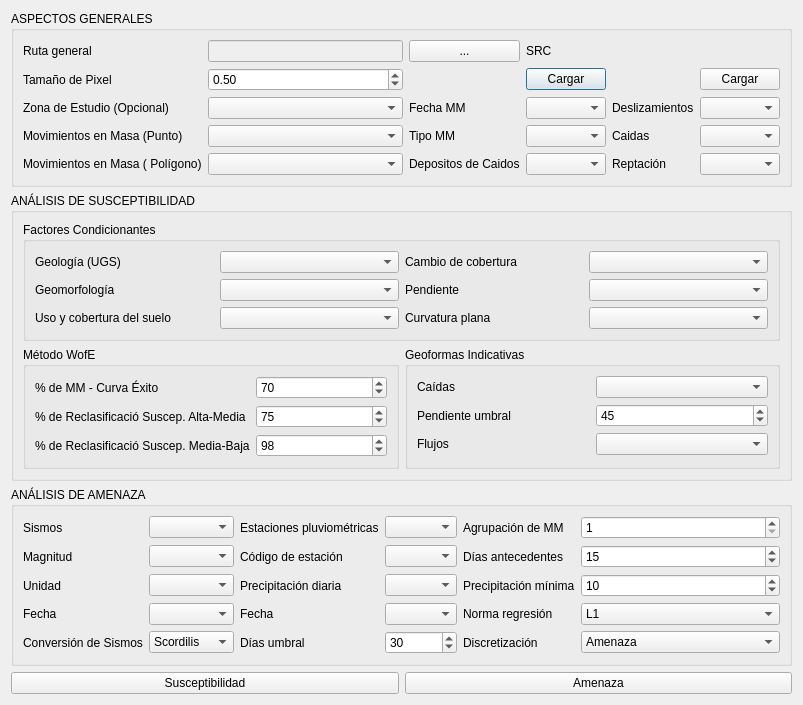
<?xml version="1.0" encoding="UTF-8"?>
<ui version="4.0">
 <class>LandslidesAssessmentSGC</class>
 <widget class="QDialog" name="LandslidesAssessmentSGC">
  <property name="geometry">
   <rect>
    <x>0</x>
    <y>0</y>
    <width>708</width>
    <height>631</height>
   </rect>
  </property>
  <property name="windowTitle">
   <string>Landslides Assessment SGC</string>
  </property>
  <layout class="QGridLayout" name="gridLayout">
   <item row="1" column="0" colspan="2">
    <widget class="QGroupBox" name="groupBox">
     <property name="title">
      <string>ANÁLISIS DE SUSCEPTIBILIDAD</string>
     </property>
     <layout class="QGridLayout" name="gridLayout_2">
      <item row="3" column="1" rowspan="2">
       <widget class="QGroupBox" name="groupBox_6">
        <property name="title">
         <string>Método WofE</string>
        </property>
        <layout class="QGridLayout" name="gridLayout_6">
         <item row="2" column="0">
          <widget class="QLabel" name="label_20">
           <property name="text">
            <string>% de Reclasificació Suscep. Media-Baja</string>
           </property>
          </widget>
         </item>
         <item row="0" column="0">
          <widget class="QLabel" name="label_16">
           <property name="text">
            <string>% de MM - Curva Éxito</string>
           </property>
          </widget>
         </item>
         <item row="1" column="0">
          <widget class="QLabel" name="label_19">
           <property name="text">
            <string>% de Reclasificació Suscep. Alta-Media</string>
           </property>
          </widget>
         </item>
         <item row="1" column="1">
          <widget class="QSpinBox" name="suscep_alta">
           <property name="toolTip">
            <string>&lt;html&gt;&lt;head/&gt;&lt;body&gt;&lt;p&gt;Pocentaje para la clasificación de la curva de éxito (Susceptibilidad alta / Susceptibilidad media)&lt;/p&gt;&lt;/body&gt;&lt;/html&gt;</string>
           </property>
           <property name="maximum">
            <number>100</number>
           </property>
           <property name="value">
            <number>75</number>
           </property>
          </widget>
         </item>
         <item row="2" column="1">
          <widget class="QSpinBox" name="suscep_media">
           <property name="toolTip">
            <string>&lt;html&gt;&lt;head/&gt;&lt;body&gt;&lt;p&gt;Pocentaje para la clasificación de la curva de éxito (Susceptibilidad medio / Susceptibilidad baja)&lt;/p&gt;&lt;/body&gt;&lt;/html&gt;</string>
           </property>
           <property name="maximum">
            <number>100</number>
           </property>
           <property name="value">
            <number>98</number>
           </property>
          </widget>
         </item>
         <item row="0" column="1">
          <widget class="QSpinBox" name="MM_Exito">
           <property name="toolTip">
            <string>&lt;html&gt;&lt;head/&gt;&lt;body&gt;&lt;p&gt;Se indica el porcentaje de deslizamientos para el análisis de la curva de éxito. Si solo se quiere hacer curva de éxito y no de validación, el valor que se debe ingresar es de 100.&lt;/p&gt;&lt;/body&gt;&lt;/html&gt;</string>
           </property>
           <property name="maximum">
            <number>100</number>
           </property>
           <property name="value">
            <number>70</number>
           </property>
          </widget>
         </item>
        </layout>
       </widget>
      </item>
      <item row="0" column="1" colspan="2">
       <widget class="QGroupBox" name="groupBox_5">
        <property name="title">
         <string>Factores Condicionantes</string>
        </property>
        <layout class="QGridLayout" name="gridLayout_5">
         <item row="2" column="0">
          <widget class="QLabel" name="label_3">
           <property name="text">
            <string>Uso y cobertura del suelo</string>
           </property>
          </widget>
         </item>
         <item row="0" column="0">
          <widget class="QLabel" name="label">
           <property name="text">
            <string>Geología (UGS)</string>
           </property>
          </widget>
         </item>
         <item row="1" column="0">
          <widget class="QLabel" name="label_2">
           <property name="text">
            <string>Geomorfología</string>
           </property>
          </widget>
         </item>
         <item row="1" column="1">
          <widget class="QComboBox" name="Geomorfologia">
           <property name="toolTip">
            <string>&lt;html&gt;&lt;head/&gt;&lt;body&gt;&lt;p&gt;Factor condicionante de geomorfología.&lt;/p&gt;&lt;p&gt;(Archivo vectorial)&lt;/p&gt;&lt;/body&gt;&lt;/html&gt;</string>
           </property>
          </widget>
         </item>
         <item row="0" column="1">
          <widget class="QComboBox" name="Geologia">
           <property name="toolTip">
            <string>&lt;html&gt;&lt;head/&gt;&lt;body&gt;&lt;p&gt;Factor condicionante de geología&lt;/p&gt;&lt;p&gt;(Archivo vectorial)&lt;/p&gt;&lt;/body&gt;&lt;/html&gt;</string>
           </property>
          </widget>
         </item>
         <item row="0" column="2">
          <widget class="QLabel" name="label_4">
           <property name="text">
            <string>Cambio de cobertura</string>
           </property>
          </widget>
         </item>
         <item row="2" column="2">
          <widget class="QLabel" name="label_7">
           <property name="text">
            <string>Curvatura plana</string>
           </property>
          </widget>
         </item>
         <item row="2" column="1">
          <widget class="QComboBox" name="Uso_cobertura">
           <property name="toolTip">
            <string>&lt;html&gt;&lt;head/&gt;&lt;body&gt;&lt;p&gt;Factor condicionante de uso y cobertura del suelo.&lt;/p&gt;&lt;p&gt;(Archivo vectorial)&lt;/p&gt;&lt;/body&gt;&lt;/html&gt;</string>
           </property>
          </widget>
         </item>
         <item row="2" column="3">
          <widget class="QComboBox" name="Curvatura">
           <property name="toolTip">
            <string>&lt;html&gt;&lt;head/&gt;&lt;body&gt;&lt;p&gt;Factor condicionante de la curvatura&lt;/p&gt;&lt;p&gt;(Raster)&lt;/p&gt;&lt;/body&gt;&lt;/html&gt;</string>
           </property>
          </widget>
         </item>
         <item row="1" column="2">
          <widget class="QLabel" name="label_6">
           <property name="text">
            <string>Pendiente</string>
           </property>
          </widget>
         </item>
         <item row="0" column="3">
          <widget class="QComboBox" name="Cambio_cobertura">
           <property name="toolTip">
            <string>&lt;html&gt;&lt;head/&gt;&lt;body&gt;&lt;p&gt;Factor condicionante de cambio de cobertura (opcional)&lt;/p&gt;&lt;p&gt;(Archivo vectorial)&lt;/p&gt;&lt;/body&gt;&lt;/html&gt;</string>
           </property>
          </widget>
         </item>
         <item row="1" column="3">
          <widget class="QComboBox" name="Pendiente">
           <property name="toolTip">
            <string>&lt;html&gt;&lt;head/&gt;&lt;body&gt;&lt;p&gt;Factor condicionante de la pendiente&lt;/p&gt;&lt;p&gt;(Raster)&lt;/p&gt;&lt;/body&gt;&lt;/html&gt;</string>
           </property>
          </widget>
         </item>
        </layout>
       </widget>
      </item>
      <item row="3" column="2" rowspan="2">
       <widget class="QGroupBox" name="groupBox_4">
        <property name="title">
         <string>Geoformas Indicativas</string>
        </property>
        <layout class="QGridLayout" name="gridLayout_4">
         <item row="2" column="0">
          <widget class="QLabel" name="label_18">
           <property name="text">
            <string>Flujos</string>
           </property>
          </widget>
         </item>
         <item row="0" column="1">
          <widget class="QComboBox" name="GeoformasIndicativas_Caida">
           <property name="toolTip">
            <string>&lt;html&gt;&lt;head/&gt;&lt;body&gt;&lt;p&gt;Archivo *.csv de las geomorfas indicativas de procesos tipo caída&lt;/p&gt;&lt;p&gt;(Descargado del repositorio en GitHub)&lt;/p&gt;&lt;/body&gt;&lt;/html&gt;</string>
           </property>
          </widget>
         </item>
         <item row="0" column="0">
          <widget class="QLabel" name="label_17">
           <property name="text">
            <string>Caídas</string>
           </property>
          </widget>
         </item>
         <item row="2" column="1">
          <widget class="QComboBox" name="GeoformasIndicativas_Flujos">
           <property name="toolTip">
            <string>&lt;html&gt;&lt;head/&gt;&lt;body&gt;&lt;p&gt;Archivo *.csv de las geomorfas indicativas de procesos tipoflujos&lt;/p&gt;&lt;p&gt;(Descargado del repositorio en GitHub)&lt;/p&gt;&lt;/body&gt;&lt;/html&gt;</string>
           </property>
          </widget>
         </item>
         <item row="1" column="0">
          <widget class="QLabel" name="label_39">
           <property name="text">
            <string>Pendiente umbral</string>
           </property>
          </widget>
         </item>
         <item row="1" column="1">
          <widget class="QSpinBox" name="slope">
           <property name="minimum">
            <number>1</number>
           </property>
           <property name="maximum">
            <number>90</number>
           </property>
           <property name="value">
            <number>45</number>
           </property>
          </widget>
         </item>
        </layout>
       </widget>
      </item>
     </layout>
    </widget>
   </item>
   <item row="2" column="0" colspan="2">
    <widget class="QGroupBox" name="groupBox_2">
     <property name="title">
      <string>ANÁLISIS DE AMENAZA</string>
     </property>
     <layout class="QGridLayout" name="gridLayout_7">
      <item row="3" column="5">
       <widget class="QComboBox" name="Fecha_Precip">
        <property name="toolTip">
         <string>&lt;html&gt;&lt;head/&gt;&lt;body&gt;&lt;p&gt;Columa en la cuál se encuentra la fecha correspondiente a la precipitación diaria.&lt;/p&gt;&lt;/body&gt;&lt;/html&gt;</string>
        </property>
       </widget>
      </item>
      <item row="0" column="3">
       <widget class="QComboBox" name="Sismos">
        <property name="toolTip">
         <string>&lt;html&gt;&lt;head/&gt;&lt;body&gt;&lt;p&gt;Archivo de puntos con la ubicación de los sismos&lt;/p&gt;&lt;/body&gt;&lt;/html&gt;</string>
        </property>
       </widget>
      </item>
      <item row="3" column="4">
       <widget class="QLabel" name="label_29">
        <property name="text">
         <string>Fecha</string>
        </property>
       </widget>
      </item>
      <item row="1" column="5">
       <widget class="QComboBox" name="Codigo_Estacion">
        <property name="toolTip">
         <string>&lt;html&gt;&lt;head/&gt;&lt;body&gt;&lt;p&gt;Campo con el código representativo de las estaciones&lt;/p&gt;&lt;/body&gt;&lt;/html&gt;</string>
        </property>
       </widget>
      </item>
      <item row="2" column="7">
       <widget class="QSpinBox" name="umbral_lluvia">
        <property name="toolTip">
         <string>&lt;html&gt;&lt;head/&gt;&lt;body&gt;&lt;p&gt;Precipitación mínima con la que se considera se puede detonar un movimiento en masa con el fin de corregir las fechas de los movimientos en masa detonados por lluvia con base en la precipitación minima.&lt;/p&gt;&lt;p&gt;Si se tiene plena seguridad de las fechas de ocurrencia de los movimientos en masa, la lluvia mínima puede corresponder a 0.&lt;/p&gt;&lt;/body&gt;&lt;/html&gt;</string>
        </property>
        <property name="value">
         <number>10</number>
        </property>
       </widget>
      </item>
      <item row="3" column="3">
       <widget class="QComboBox" name="Fecha_Sismo">
        <property name="toolTip">
         <string>&lt;html&gt;&lt;head/&gt;&lt;body&gt;&lt;p&gt;Campo con la fecha del sismo.&lt;/p&gt;&lt;/body&gt;&lt;/html&gt;</string>
        </property>
       </widget>
      </item>
      <item row="1" column="4">
       <widget class="QLabel" name="label_26">
        <property name="text">
         <string>Código de estación</string>
        </property>
       </widget>
      </item>
      <item row="5" column="6">
       <widget class="QLabel" name="label_37">
        <property name="text">
         <string>Discretización</string>
        </property>
       </widget>
      </item>
      <item row="2" column="3">
       <widget class="QComboBox" name="Unidad_Sismo">
        <property name="toolTip">
         <string>&lt;html&gt;&lt;head/&gt;&lt;body&gt;&lt;p&gt;Campo con la unidad de la magnitud del sismo.&lt;/p&gt;&lt;/body&gt;&lt;/html&gt;</string>
        </property>
       </widget>
      </item>
      <item row="2" column="4">
       <widget class="QLabel" name="label_25">
        <property name="text">
         <string>Precipitación diaria</string>
        </property>
       </widget>
      </item>
      <item row="3" column="2">
       <widget class="QLabel" name="label_30">
        <property name="text">
         <string>Fecha</string>
        </property>
       </widget>
      </item>
      <item row="0" column="5">
       <widget class="QComboBox" name="Estaciones">
        <property name="toolTip">
         <string>&lt;html&gt;&lt;head/&gt;&lt;body&gt;&lt;p&gt;Archivo de puntos con la ubicación de las estaciones pluviométricas&lt;/p&gt;&lt;/body&gt;&lt;/html&gt;</string>
        </property>
       </widget>
      </item>
      <item row="2" column="5">
       <widget class="QComboBox" name="Precipitacion">
        <property name="toolTip">
         <string>&lt;html&gt;&lt;head/&gt;&lt;body&gt;&lt;p&gt;Archivo *.csv de la precipitación diaria según el código de la estación.&lt;/p&gt;&lt;p&gt;(Se debe tener en cuenta el formato de organización del archivo)&lt;/p&gt;&lt;/body&gt;&lt;/html&gt;</string>
        </property>
       </widget>
      </item>
      <item row="1" column="3">
       <widget class="QComboBox" name="Magnitud_Sismo">
        <property name="toolTip">
         <string>&lt;html&gt;&lt;head/&gt;&lt;body&gt;&lt;p&gt;Campo de la magnitud del sismo.&lt;/p&gt;&lt;/body&gt;&lt;/html&gt;</string>
        </property>
       </widget>
      </item>
      <item row="5" column="3">
       <widget class="QComboBox" name="Autor">
        <property name="toolTip">
         <string>&lt;html&gt;&lt;head/&gt;&lt;body&gt;&lt;p&gt;Se selecciona el autor con base en el cuál se hará la unificación de las unidades de magnitud.&lt;/p&gt;&lt;/body&gt;&lt;/html&gt;</string>
        </property>
        <item>
         <property name="text">
          <string>Scordilis</string>
         </property>
        </item>
        <item>
         <property name="text">
          <string>Grunthal</string>
         </property>
        </item>
        <item>
         <property name="text">
          <string>Akkar</string>
         </property>
        </item>
        <item>
         <property name="text">
          <string>Ulusay</string>
         </property>
        </item>
        <item>
         <property name="text">
          <string>Kadirioglu</string>
         </property>
        </item>
        <item>
         <property name="text">
          <string>Promedio</string>
         </property>
        </item>
       </widget>
      </item>
      <item row="5" column="2">
       <widget class="QLabel" name="label_31">
        <property name="text">
         <string>Conversión de Sismos</string>
        </property>
       </widget>
      </item>
      <item row="3" column="6">
       <widget class="QLabel" name="label_36">
        <property name="text">
         <string>Norma regresión</string>
        </property>
       </widget>
      </item>
      <item row="0" column="4">
       <widget class="QLabel" name="label_23">
        <property name="text">
         <string>Estaciones pluviométricas</string>
        </property>
       </widget>
      </item>
      <item row="5" column="7">
       <widget class="QComboBox" name="Discritizacion">
        <property name="toolTip">
         <string>&lt;html&gt;&lt;head/&gt;&lt;body&gt;&lt;p&gt;Se selecciona cómo se desea hacer la discretización de los movimientos en masa.&lt;/p&gt;&lt;p&gt;&lt;br/&gt;&lt;/p&gt;&lt;p&gt;Se recomienda que si no se tienen suficientes movimientos en masa se haga la discretización únicamente a partir de la categoría de amenaza; si se tienen suficientes movimientos se podría, adicionalmente, hacer una discretización según el tipo de movimiento en masa.&lt;/p&gt;&lt;/body&gt;&lt;/html&gt;</string>
        </property>
        <item>
         <property name="text">
          <string>Amenaza</string>
         </property>
        </item>
        <item>
         <property name="text">
          <string>Amenaza - Tipo de movimiento</string>
         </property>
        </item>
       </widget>
      </item>
      <item row="2" column="2">
       <widget class="QLabel" name="label_28">
        <property name="text">
         <string>Unidad</string>
        </property>
       </widget>
      </item>
      <item row="2" column="6">
       <widget class="QLabel" name="label_33">
        <property name="text">
         <string>Precipitación mínima</string>
        </property>
       </widget>
      </item>
      <item row="1" column="2">
       <widget class="QLabel" name="label_27">
        <property name="text">
         <string>Magnitud</string>
        </property>
       </widget>
      </item>
      <item row="3" column="7">
       <widget class="QComboBox" name="Norma">
        <property name="toolTip">
         <string>&lt;html&gt;&lt;head/&gt;&lt;body&gt;&lt;p&gt;Norma de regresión que se tendrá en cuenta para el análisis de precipitación umbral para el cálculo de probabilidades de amenaza por el detonante lluvia.&lt;/p&gt;&lt;/body&gt;&lt;/html&gt;</string>
        </property>
        <item>
         <property name="text">
          <string>L1</string>
         </property>
        </item>
        <item>
         <property name="text">
          <string>L2</string>
         </property>
        </item>
       </widget>
      </item>
      <item row="0" column="2">
       <widget class="QLabel" name="label_24">
        <property name="text">
         <string>Sismos</string>
        </property>
       </widget>
      </item>
      <item row="1" column="6">
       <widget class="QLabel" name="label_35">
        <property name="text">
         <string>Días antecedentes</string>
        </property>
       </widget>
      </item>
      <item row="1" column="7">
       <widget class="QSpinBox" name="d_ant">
        <property name="toolTip">
         <string>&lt;html&gt;&lt;head/&gt;&lt;body&gt;&lt;p&gt;Número de días antecedentes para el cálculo de la lluvia antecedente en el análisis de la precipitación umbral del detonante lluvia.&lt;/p&gt;&lt;/body&gt;&lt;/html&gt;</string>
        </property>
        <property name="minimum">
         <number>1</number>
        </property>
        <property name="value">
         <number>15</number>
        </property>
       </widget>
      </item>
      <item row="0" column="6">
       <widget class="QLabel" name="label_34">
        <property name="text">
         <string>Agrupación de MM</string>
        </property>
       </widget>
      </item>
      <item row="0" column="7">
       <widget class="QSpinBox" name="grupo">
        <property name="toolTip">
         <string>&lt;html&gt;&lt;head/&gt;&lt;body&gt;&lt;p&gt;&lt;span style=&quot; font-size:10pt;&quot;&gt;Agrupación de movimientos en masa  para el cálculo de probabilidad sectorizada por detonante sismo.&lt;/span&gt;&lt;/p&gt;&lt;/body&gt;&lt;/html&gt;</string>
        </property>
        <property name="minimum">
         <number>1</number>
        </property>
       </widget>
      </item>
      <item row="5" column="4">
       <widget class="QLabel" name="label_32">
        <property name="text">
         <string>Días umbral</string>
        </property>
       </widget>
      </item>
      <item row="5" column="5">
       <widget class="QSpinBox" name="umbral_dias">
        <property name="toolTip">
         <string>&lt;html&gt;&lt;head/&gt;&lt;body&gt;&lt;p&gt;Días en los que se considera se puede corregir las fechas de los movimientos en masa.&lt;/p&gt;&lt;p&gt;&lt;br/&gt;&lt;/p&gt;&lt;p&gt;Si tiene plena seguridad de las fechas, el número de días umbral sería 0 (días).&lt;/p&gt;&lt;/body&gt;&lt;/html&gt;</string>
        </property>
        <property name="maximum">
         <number>100000</number>
        </property>
        <property name="value">
         <number>30</number>
        </property>
       </widget>
      </item>
     </layout>
    </widget>
   </item>
   <item row="0" column="0" colspan="2">
    <widget class="QGroupBox" name="groupBox_3">
     <property name="title">
      <string>ASPECTOS GENERALES</string>
     </property>
     <layout class="QGridLayout" name="gridLayout_3">
      <item row="4" column="1">
       <widget class="QComboBox" name="Mov_Masa_Puntos">
        <property name="toolTip">
         <string>&lt;html&gt;&lt;head/&gt;&lt;body&gt;&lt;p&gt;Movimientos en masa con geometría de punto&lt;/p&gt;&lt;/body&gt;&lt;/html&gt;</string>
        </property>
       </widget>
      </item>
      <item row="5" column="0">
       <widget class="QLabel" name="label_9">
        <property name="text">
         <string>Movimientos en Masa ( Polígono)</string>
        </property>
       </widget>
      </item>
      <item row="3" column="1">
       <widget class="QComboBox" name="Zona_Estudio">
        <property name="toolTip">
         <string>&lt;html&gt;&lt;head/&gt;&lt;body&gt;&lt;p&gt;Se selecciona el archivo vectorial de la zona de estudio&lt;/p&gt;&lt;/body&gt;&lt;/html&gt;</string>
        </property>
       </widget>
      </item>
      <item row="3" column="2">
       <widget class="QLabel" name="label_14">
        <property name="text">
         <string>Fecha MM</string>
        </property>
       </widget>
      </item>
      <item row="5" column="4">
       <widget class="QLabel" name="label_12">
        <property name="text">
         <string>Reptación</string>
        </property>
       </widget>
      </item>
      <item row="4" column="2">
       <widget class="QLabel" name="label_13">
        <property name="text">
         <string>Tipo MM</string>
        </property>
       </widget>
      </item>
      <item row="2" column="3">
       <widget class="QPushButton" name="cargarAtributosButton">
        <property name="toolTip">
         <string>&lt;html&gt;&lt;head/&gt;&lt;body&gt;&lt;p&gt;Cargar los atributos de las capas vectoriales&lt;/p&gt;&lt;/body&gt;&lt;/html&gt;</string>
        </property>
        <property name="text">
         <string>Cargar</string>
        </property>
       </widget>
      </item>
      <item row="3" column="3">
       <widget class="QComboBox" name="Fecha_MM">
        <property name="toolTip">
         <string>&lt;html&gt;&lt;head/&gt;&lt;body&gt;&lt;p&gt;Atributo con la fecha de los movimientos en masa&lt;/p&gt;&lt;p&gt;Si se tienen ambas geometrías debe ser igual.&lt;/p&gt;&lt;/body&gt;&lt;/html&gt;</string>
        </property>
       </widget>
      </item>
      <item row="3" column="5">
       <widget class="QComboBox" name="Deslizamiento">
        <property name="toolTip">
         <string>&lt;html&gt;&lt;head/&gt;&lt;body&gt;&lt;p&gt;Cómo se encuentran identificados los deslizamientos&lt;/p&gt;&lt;/body&gt;&lt;/html&gt;</string>
        </property>
       </widget>
      </item>
      <item row="4" column="3">
       <widget class="QComboBox" name="Tipo_MM">
        <property name="toolTip">
         <string>&lt;html&gt;&lt;head/&gt;&lt;body&gt;&lt;p&gt;Atributo con el tipo de movimiento en masa&lt;/p&gt;&lt;p&gt;Si se tienen ambas geometrías debe ser igual.&lt;/p&gt;&lt;/body&gt;&lt;/html&gt;</string>
        </property>
       </widget>
      </item>
      <item row="5" column="2">
       <widget class="QLabel" name="label_21">
        <property name="text">
         <string>Depositos de Caidos</string>
        </property>
       </widget>
      </item>
      <item row="5" column="1">
       <widget class="QComboBox" name="Mov_Masa_Poligono">
        <property name="toolTip">
         <string>&lt;html&gt;&lt;head/&gt;&lt;body&gt;&lt;p&gt;Movimientos en masa con geometría de polígono&lt;/p&gt;&lt;/body&gt;&lt;/html&gt;</string>
        </property>
       </widget>
      </item>
      <item row="1" column="0">
       <widget class="QLabel" name="label_38">
        <property name="text">
         <string>Ruta general</string>
        </property>
       </widget>
      </item>
      <item row="4" column="0">
       <widget class="QLabel" name="label_8">
        <property name="text">
         <string>Movimientos en Masa (Punto)</string>
        </property>
       </widget>
      </item>
      <item row="2" column="0">
       <widget class="QLabel" name="label_5">
        <property name="text">
         <string>Tamaño de Pixel</string>
        </property>
       </widget>
      </item>
      <item row="4" column="4">
       <widget class="QLabel" name="label_11">
        <property name="text">
         <string>Caidas</string>
        </property>
       </widget>
      </item>
      <item row="3" column="0">
       <widget class="QLabel" name="label_15">
        <property name="text">
         <string>Zona de Estudio (Opcional)</string>
        </property>
       </widget>
      </item>
      <item row="5" column="3">
       <widget class="QComboBox" name="Zona_Deposito">
        <property name="toolTip">
         <string>&lt;html&gt;&lt;head/&gt;&lt;body&gt;&lt;p&gt;Archivo con los polígonos de depositos para el movimiento en masa tipo caída (opcional).&lt;/p&gt;&lt;/body&gt;&lt;/html&gt;</string>
        </property>
       </widget>
      </item>
      <item row="4" column="5">
       <widget class="QComboBox" name="Caida">
        <property name="toolTip">
         <string>&lt;html&gt;&lt;head/&gt;&lt;body&gt;&lt;p&gt;Cómo se encuentran identificados las caídas&lt;/p&gt;&lt;/body&gt;&lt;/html&gt;</string>
        </property>
       </widget>
      </item>
      <item row="3" column="4">
       <widget class="QLabel" name="label_10">
        <property name="text">
         <string>Deslizamientos</string>
        </property>
       </widget>
      </item>
      <item row="5" column="5">
       <widget class="QComboBox" name="Reptacion">
        <property name="toolTip">
         <string>&lt;html&gt;&lt;head/&gt;&lt;body&gt;&lt;p&gt;Cómo se encuentran identificados la reptación&lt;/p&gt;&lt;/body&gt;&lt;/html&gt;</string>
        </property>
       </widget>
      </item>
      <item row="2" column="5">
       <widget class="QPushButton" name="cargarCaracteristicasButton">
        <property name="toolTip">
         <string>Cargar las caracteristicas del campo de tipo de movimiento</string>
        </property>
        <property name="text">
         <string>Cargar</string>
        </property>
       </widget>
      </item>
      <item row="2" column="1">
       <widget class="QDoubleSpinBox" name="cellsize">
        <property name="toolTip">
         <string>&lt;html&gt;&lt;head/&gt;&lt;body&gt;&lt;p&gt;Se ingresa el lado del pixel con el que se quiere trabajar (m)&lt;/p&gt;&lt;/body&gt;&lt;/html&gt;</string>
        </property>
        <property name="minimum">
         <double>0.100000000000000</double>
        </property>
        <property name="value">
         <double>0.500000000000000</double>
        </property>
       </widget>
      </item>
      <item row="1" column="1">
       <widget class="QLineEdit" name="Ruta_General">
        <property name="enabled">
         <bool>false</bool>
        </property>
       </widget>
      </item>
      <item row="1" column="2">
       <widget class="QPushButton" name="openDirectoryButton">
        <property name="text">
         <string>...</string>
        </property>
       </widget>
      </item>
      <item row="1" column="3">
       <widget class="QLabel" name="label_22">
        <property name="layoutDirection">
         <enum>Qt::LeftToRight</enum>
        </property>
        <property name="text">
         <string>SRC</string>
        </property>
       </widget>
      </item>
      <item row="1" column="4" colspan="2">
       <widget class="QgsProjectionSelectionWidget" name="mQgsProjectionSelectionWidget"/>
      </item>
     </layout>
    </widget>
   </item>
   <item row="3" column="1">
    <widget class="QPushButton" name="AmenazaButton">
     <property name="toolTip">
      <string>&lt;html&gt;&lt;head/&gt;&lt;body&gt;&lt;p&gt;Se ejecuta la amenaza.&lt;/p&gt;&lt;p&gt;&lt;br/&gt;&lt;/p&gt;&lt;p&gt;(Se ejecuta después de la susceptibilidad)&lt;/p&gt;&lt;/body&gt;&lt;/html&gt;</string>
     </property>
     <property name="text">
      <string>Amenaza</string>
     </property>
    </widget>
   </item>
   <item row="3" column="0">
    <widget class="QPushButton" name="SusceptibilidadButton">
     <property name="toolTip">
      <string>&lt;html&gt;&lt;head/&gt;&lt;body&gt;&lt;p&gt;Se ejecuta la susceptibilidad.&lt;/p&gt;&lt;/body&gt;&lt;/html&gt;</string>
     </property>
     <property name="text">
      <string>Susceptibilidad</string>
     </property>
    </widget>
   </item>
  </layout>
 </widget>
 <customwidgets>
  <customwidget>
   <class>QgsProjectionSelectionWidget</class>
   <extends>QWidget</extends>
   <header>qgsprojectionselectionwidget.h</header>
  </customwidget>
 </customwidgets>
 <resources/>
 <connections/>
</ui>
